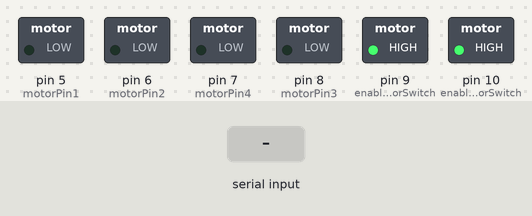
A sketch run on a simulated Arduino Uno, built with avr-gcc and run on an emulated ATmega328P. Shown: switched loads named in the sketch (green lamp = pin HIGH). The test bench sets the inputs (shaded band).

Above: at 1.2 s.
1.3 s: "forward" received over the second serial link
At 2.1 s:
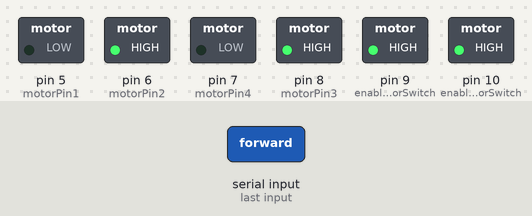
2.8 s: "reverse" received over the second serial link
At 3.2 s:
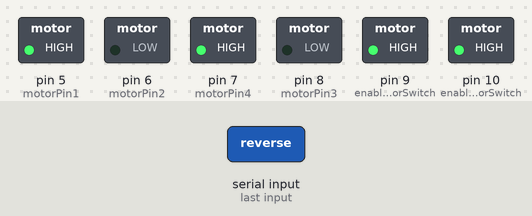
4.3 s: "right" received over the second serial link
At 5.2 s:
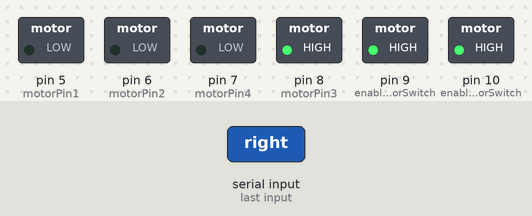
5.8 s: "left" received over the second serial link
At 6.2 s:
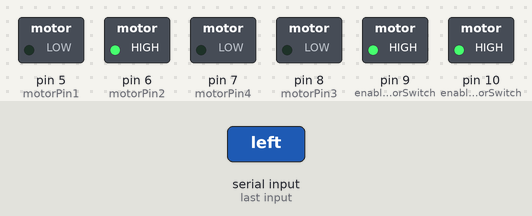
7.3 s: "half" received over the second serial link
At 8.5 s:
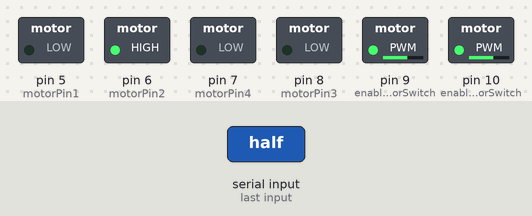
8.8 s: "stop" received over the second serial link
At 9.6 s:
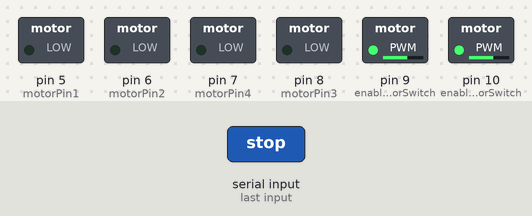
Timing chart, 0 to 11.3 s (numbered marks = the images above; inputs shaded):
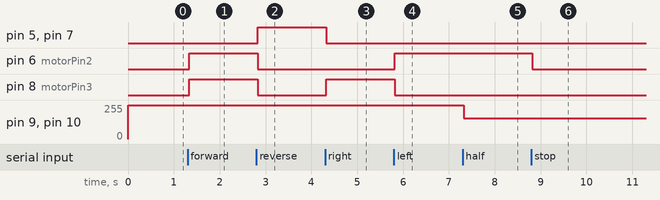

The sketch:

Bluetooth_Sumobot.ino
```cpp
#include <SoftwareSerial.h>
SoftwareSerial BlueTooth(3, 4); // (RX, TX) - These are the pins on the Arduino we are using instead of the built-in RX and TX pins
// Connect the HC-06 TX to the Arduino RX on pin 3.
// Connect the HC-06 RX to the Arduino TX on pin 4 through a voltage divider.

//L293D
//Motor A
const int motorPin1  = 5;   // Pin 14 of L293D
const int motorPin2  = 6;   // Pin 10 of L293D
//Motor B
const int motorPin3  = 8;   // Pin  7 of L293D
const int motorPin4  = 7;   // Pin  2 of L293D
//Enable Motors
const int enableLeftMotorSwitch = 9;   // Pin  1 of L293D
const int enableRightMotorSwitch = 10;  // Pin  9 of L293D

String msg;
char c;
int motorSpeed = 255; // Motor speed is an number between 0 - 255. Half speed is 153.

//This will run only one time.
void setup(){

  // HC-06 default serial speed is 9600
  BlueTooth.begin(9600);
  Serial.begin(9600);

  //Motor Control - Motor A: motorPin1,motorpin2 & Motor B: motorpin3,motorpin4
  //Set pins as outputs
  pinMode(motorPin1, OUTPUT);
  pinMode(motorPin2, OUTPUT);
  pinMode(motorPin3, OUTPUT);
  pinMode(motorPin4, OUTPUT);

  pinMode(enableLeftMotorSwitch, OUTPUT);
  pinMode(enableRightMotorSwitch, OUTPUT);

}


void loop(){
  msg = "";

  analogWrite(enableLeftMotorSwitch, motorSpeed);
  analogWrite(enableRightMotorSwitch, motorSpeed);

  while(BlueTooth.available()){
    c = BlueTooth.read();
    msg += String(c);
    delay(5);
  }

  if(msg == "forward"){
    rightMotorForward();
    leftMotorForward();
  }
  else if(msg == "reverse"){
    rightMotorReverse();
    leftMotorReverse();
  }
  else if(msg == "right"){
    rightMotorStop();
    leftMotorForward();
  }
  else if(msg == "left"){
    rightMotorForward();
    leftMotorStop();
  }
  else if(msg == "half"){
    halfSpeed();
  }
  else if(msg == "stop"){
    stoprobot();
  }
  else if(msg == "faster"){
    increaseSpeed();
  }
  else if(msg == "slower"){
    decreaseSpeed();
  }

}

// Control direction of RIGHT motor
void rightMotorForward(){
    digitalWrite(motorPin1, LOW);
    digitalWrite(motorPin2, HIGH);
}

void rightMotorReverse(){
    digitalWrite(motorPin1, HIGH);
    digitalWrite(motorPin2, LOW);
}

void rightMotorStop(){
    digitalWrite(motorPin1, LOW);
    digitalWrite(motorPin2, LOW);
}

// Control direction of LEFT motor
void leftMotorForward(){
    digitalWrite(motorPin3, HIGH);
    digitalWrite(motorPin4, LOW);
}

void leftMotorReverse(){
    digitalWrite(motorPin3, LOW);
    digitalWrite(motorPin4, HIGH);
}

void leftMotorStop(){
    digitalWrite(motorPin3, LOW);
    digitalWrite(motorPin4, LOW);
}


// Control BOTH motors together
void forward()
{
    rightMotorForward();
    leftMotorForward();
}

void reverse()
{
    rightMotorReverse();
    leftMotorReverse();
}

void left()
{
    rightMotorForward();
    leftMotorReverse();
}

void right()
{
    rightMotorReverse();
    leftMotorForward();
}

void stoprobot()
{
    rightMotorStop();
    leftMotorStop();
}

void increaseSpeed()
{
  if(motorSpeed < 255)
  {
    if(motorSpeed <= 205)
    {
      motorSpeed += 50;
    }
  }
}

void decreaseSpeed()
{
  if(motorSpeed > 0)
  {
    if(motorSpeed >= 55)
    {
      motorSpeed -= 50;
    }
  }
}

void halfSpeed()
{
  motorSpeed = 155;
}
```

Measured:
- after the input at 1.3 s, pin 6 (motorPin2), pin 8 (motorPin3): LOW → HIGH at once
- after the input at 2.8 s, pin 5 (motorPin1), pin 7 (motorPin4): LOW → HIGH at once; pin 6 (motorPin2), pin 8 (motorPin3): HIGH → LOW at once
- after the input at 4.3 s, pin 5 (motorPin1), pin 7 (motorPin4): HIGH → LOW at once; pin 8 (motorPin3): LOW → HIGH at once
- after the input at 5.8 s, pin 6 (motorPin2): LOW → HIGH at once; pin 8 (motorPin3): HIGH → LOW at once
- after the input at 7.3 s, pin 9 (enableLeftMotorSwitch), pin 10 (enableRightMotorSwitch): 255/255 → 155/255 at once
- after the input at 8.8 s, pin 6 (motorPin2): HIGH → LOW at once
